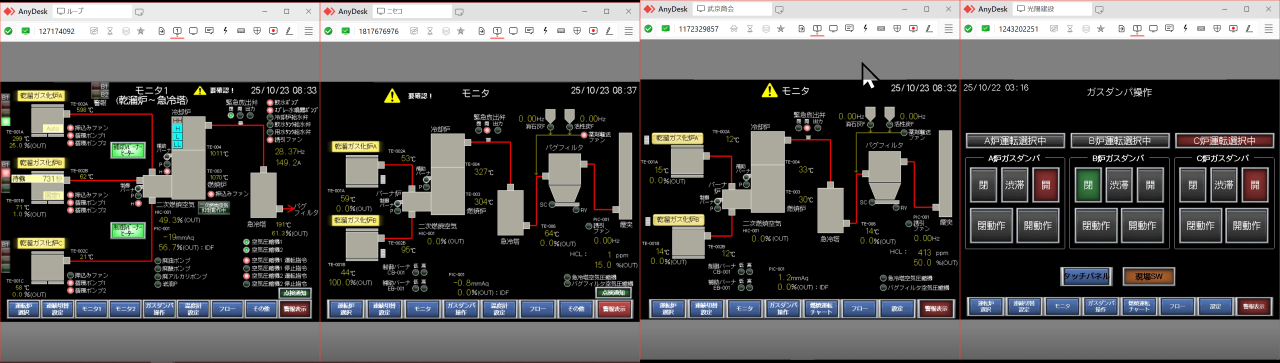
#> input picture uploaded_images/tv2/2/1.png, 3840 x 1087 px (shown at 1/3 size); its folder holds only this picture in this run
$ python 2_try_sift_roi_maker.py
#> lines starting #> are read from the running program, lines starting #| are printed output that depends on the picture
import cv2
import os
import numpy as np
import json
from typing import Tuple, Optional, List, Any

# =========================================================================
# 📦 ฟังก์ชันหลักของการตัดแบ่ง (ไม่เปลี่ยน)
# =========================================================================

def split_manual_2_1(img):
    """
    แบ่งภาพออกเป็น 4 ส่วนเท่าๆ กัน (25% x 4)
    ส่งค่ากลับเป็น list ของ (x, y, w, h)
    """
    h, w = img.shape[:2]

    # คำนวณจุดแบ่ง 3 จุด
    split_x_1 = w // 4       # 25%
    split_x_2 = w // 2       # 50%
    split_x_3 = (w * 3) // 4 # 75%

    boxes = []

    # กล่อง 1: 0% - 25%
    w1 = split_x_1
    boxes.append((0, 0, w1, h))

    # กล่อง 2: 25% - 50%
    x2 = split_x_1
    w2 = split_x_2 - split_x_1
    boxes.append((x2, 0, w2, h))

    # กล่อง 3: 50% - 75%
    x3 = split_x_2
    w3 = split_x_3 - split_x_2
    boxes.append((x3, 0, w3, h))

    # กล่อง 4: 75% - 100% (เก็บส่วนที่เหลือทั้งหมด)
    x4 = split_x_3
    w4 = w - split_x_3
    boxes.append((x4, 0, w4, h))

    return boxes


# =========================================================================
# 🔎 ฟังก์ชัน SIFT Matching (ไม่เปลี่ยน)
# =========================================================================

# [69 lines left out: functions find_tab_sift, check_overlap, not called in this run]

def read_image_unicode_path(path: str) -> Optional[np.ndarray]:
    """
    อ่านไฟล์ภาพจากพาธที่มีอักขระ Unicode (เช่น ภาษาญี่ปุ่น) โดยใช้ Buffer
    """
    img_data = np.fromfile(path, np.uint8)
    if img_data.size == 0:
        return None
    return cv2.imdecode(img_data, cv2.IMREAD_COLOR)

# =========================================================================
# 🔥 ฟังก์ชันใหม่: การวาด ROI แบบโต้ตอบและบันทึก JSON
# =========================================================================

# =========================================================================
# 🔥 ฟังก์ชันใหม่: การวาด ROI แบบโต้ตอบและบันทึก JSON (ปรับปรุงแล้ว)
# =========================================================================

# [115 lines left out: function interactive_roi_marking, not called in this run]


# =========================================================================
# ⚙️ ฟังก์ชันแสดงผลและประมวลผลหลัก (ใช้ FIXED TEMPLATE และตัดภาพ)
# =========================================================================

def show_images_in_folder(folder: str, output_folder: str):
    image_files = [f for f in os.listdir(folder) if f.lower().endswith(('.png', '.jpg', '.jpeg'))]
    image_files.sort()
    if not image_files:
        print("❌ ไม่พบรูปในโฟลเดอร์:", folder)
        return

    # --- 1. โหลด FIXED TEMPLATE ---
    FIXED_TEMPLATE_FILENAME = "loop.png"
    fixed_template_path = os.path.join(output_folder, FIXED_TEMPLATE_FILENAME)
    template_img = None

    if os.path.exists(fixed_template_path):
        template_img = read_image_unicode_path(fixed_template_path)
        if template_img is None:
            sift_load_status = f"SIFT Template: ⚠️ Error reading {FIXED_TEMPLATE_FILENAME}."
        else:
            sift_load_status = f"SIFT Template: ✅ {FIXED_TEMPLATE_FILENAME} loaded."
    else:
        sift_load_status = f"SIFT Template: ❌ File {FIXED_TEMPLATE_FILENAME} NOT FOUND."

    idx = 0
    max_display_w, max_display_h = 1600, 900

    while True:
        base_filename = image_files[idx]
        path = os.path.join(folder, base_filename)
        img = read_image_unicode_path(path) # Target Image
#> in read_image_unicode_path, returned value is the input picture: shape (1087, 3840, 3); mean B, G, R 80.7, 81.6, 82.5

        if img is None:
            print(f"⚠️ โหลดรูปไม่สำเร็จ: {path}")
            idx = (idx + 1) % len(image_files)
            continue

        h, w = img.shape[:2] # ได้ขนาดภาพต้นฉบับ
#> h = 1087; w = 3840

        # 2. แบ่งภาพเป็น Panel Boxes
        boxes = split_manual_2_1(img) # [Box 0, Box 1, Box 2]
#> boxes = [(0, 0, 960, 1087), (960, 0, 960, 1087), (1920, 0, 960, 1087), (2880, 0, 960, 1087)]
        sift_box = None
        sift_info = "SIFT: Match Not Attempted"
        panel_found_index = -1
        display_img = img.copy()
        display_text = "Original Image"
        json_saved = False

        # 3. SIFT Matching
        if template_img is not None:
            sift_box, _ = find_tab_sift(template_img, img)

        # 4. ตรวจสอบ Panel ที่ SIFT เจอและจัดการการแสดงผล
        if sift_box:
            sift_info = f"SIFT: DETECTED W:{sift_box[2]} H:{sift_box[3]}"
            x_sift_abs, y_sift_abs, w_sift, h_sift = sift_box # พิกัดสัมบูรณ์

            # 4.1 ตรวจสอบ Panel ที่ซ้อนทับ
            for i, p_box in enumerate(boxes):
                if check_overlap(sift_box, p_box):
                    panel_found_index = i
                    x_p, y_p, w_p, h_p = p_box # พิกัด Panel Box

                    # 🔥 4.2 ครอบตัดเฉพาะ Panel ที่พบ
                    cropped_img = img[y_p:y_p+h_p, x_p:x_p+w_p].copy()

                    # 4.3 คำนวณพิกัด SIFT Box สัมพัทธ์ในภาพที่ถูกครอบตัด
                    x_rel = x_sift_abs - x_p
                    y_rel = y_sift_abs - y_p
                    sift_box_rel = (x_rel, y_rel, w_sift, h_sift)

                    # 4.4 เรียกใช้โหมดวาด ROI แบบโต้ตอบ!
                    print(f"\n*** SIFT found tab in Panel {panel_found_index + 1} ***")
                    json_saved = interactive_roi_marking(
                        cropped_img,
                        p_box,
                        sift_box_rel,
                        (w, h),
                        FIXED_TEMPLATE_FILENAME,
                        output_folder
                    )

                    # 4.5 เตรียมภาพแสดงผล (ใช้ภาพเต็มพร้อมกรอบ Panel เพื่อแสดงว่า ROI ถูกกำหนดแล้ว)
                    display_img = img.copy()
                    cv2.rectangle(display_img, (x_p, y_p), (x_p + w_p, y_p + h_p), (0, 0, 255), 4) # Panel (สีแดง)
                    display_text = f"Panel {panel_found_index + 1} Marked. Check JSON."

                    break # เจอ Panel แรกก็พอ

            if panel_found_index == -1:
                cv2.rectangle(display_img, (x_sift_abs, y_sift_abs), (x_sift_abs + w_sift, y_sift_abs + h_sift), (255, 0, 0), 2)
                display_text = "SIFT Found, but outside main panels. No JSON."

        else:
            sift_info = "SIFT: NOT FOUND"
            display_text = "Match Failed."


        # 5. แสดงข้อมูลการตรวจจับ
        cv2.putText(display_img, sift_load_status, (10, 30), cv2.FONT_HERSHEY_SIMPLEX, 0.7, (0, 255, 0), 2)
        cv2.putText(display_img,
                    f"{base_filename} ({idx+1}/{len(image_files)}) | {sift_info}",
                    (10, 60), cv2.FONT_HERSHEY_SIMPLEX, 0.7, (255, 0, 0), 2)
        cv2.putText(display_img,
                    f"Status: {display_text}",
                    (10, 90), cv2.FONT_HERSHEY_SIMPLEX, 0.7, (0, 0, 255), 2)

        # 6. ย่อภาพและแสดงผล
        h_disp, w_disp = display_img.shape[:2]
#> h_disp = 1087; w_disp = 3840
        scale = min(max_display_w / w_disp, max_display_h / h_disp, 1.0)
#> scale = 0.417
        if scale < 1.0:
            display_img = cv2.resize(display_img, None, fx=scale, fy=scale, interpolation=cv2.INTER_AREA)
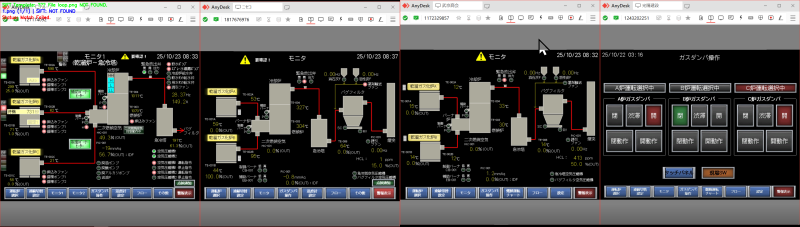
#> display_img: shape (453, 1600, 3) (shown at 1/2 size); mean B, G, R 80.4, 81.4, 82.2

        # ⚠️ เปลี่ยนชื่อหน้าต่างให้ตรงกับการแสดงภาพเต็ม
        cv2.imshow(f"SIFT Result & ROI Status (Full Image)", display_img)

        # ⚠️ ใช้ waitKey(0) เพื่อรอการกดปุ่มเปลี่ยนรูปถัดไป
        key = cv2.waitKey(0) & 0xFF
#> (key q is pressed here)

        if key == ord('d'): idx = (idx + 1) % len(image_files)
        elif key == ord('a'): idx = (idx - 1) % len(image_files)
        elif key == ord('q'): break

    cv2.destroyAllWindows()

# =========================================================================
# 🚀 จุดเริ่มต้นของโปรแกรม
# =========================================================================

if __name__ == "__main__":
    # ⚠️ 1. โฟลเดอร์ที่มีไฟล์รูปภาพต้นฉบับ (Target Images)
    input_folder = r"C:\Project\DisplayPlantWebsite\uploaded_images\tv2\2"

    # ⚠️ 2. โฟลเดอร์ที่มีไฟล์ Template "鈴木工業.png" และจะเซฟ JSON ไว้
    output_folder = r"C:\Project\DisplayPlantWebsite\output_tab_images"

    if not os.path.isdir(input_folder):
        print(f"🚨 Error: โฟลเดอร์ต้นทางไม่พบ: {input_folder}")
    else:
        show_images_in_folder(input_folder, output_folder)

$ run again, on uploaded_images/tv2/2/5.png
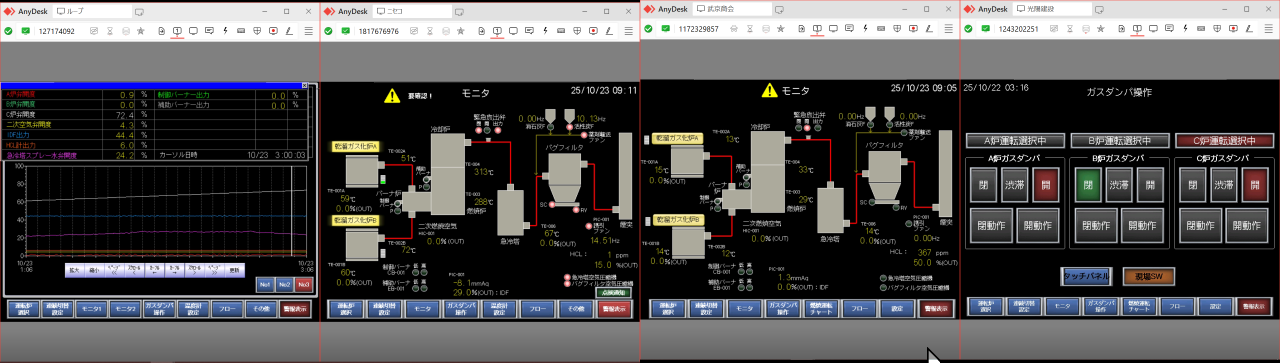
#> input picture uploaded_images/tv2/2/5.png, 3840 x 1087 px (shown at 1/3 size)
#> in read_image_unicode_path, returned value is the input picture: shape (1087, 3840, 3); mean B, G, R 79.4, 78.1, 79
#> boxes = [(0, 0, 960, 1087), (960, 0, 960, 1087), (1920, 0, 960, 1087), (2880, 0, 960, 1087)]
#> in show_images_in_folder, `display_img = cv2.resize(display_img, None, fx=scale, fy=scale, interp..`:
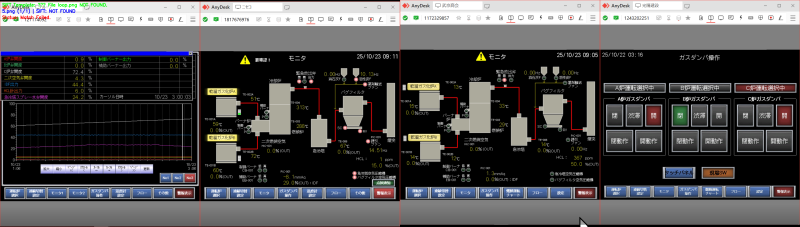
#> display_img: shape (453, 1600, 3) (shown at 1/2 size); mean B, G, R 79.1, 77.9, 78.7
